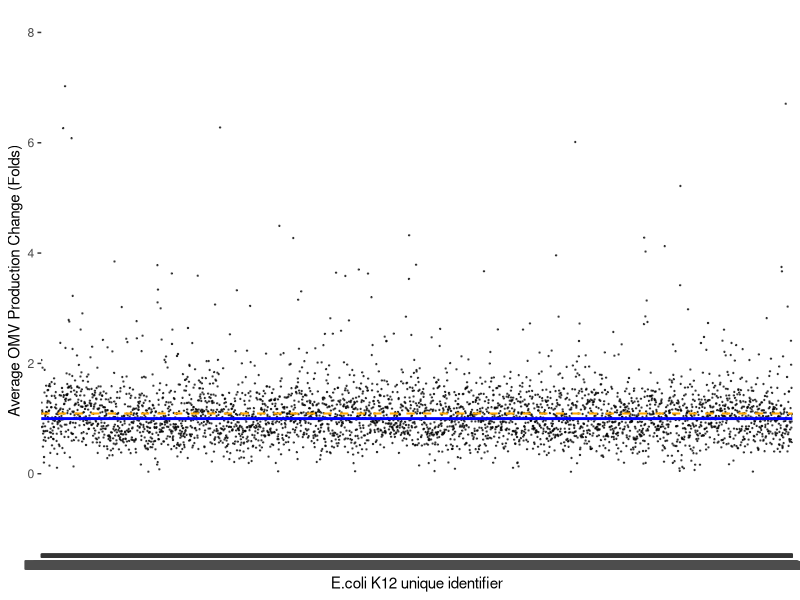
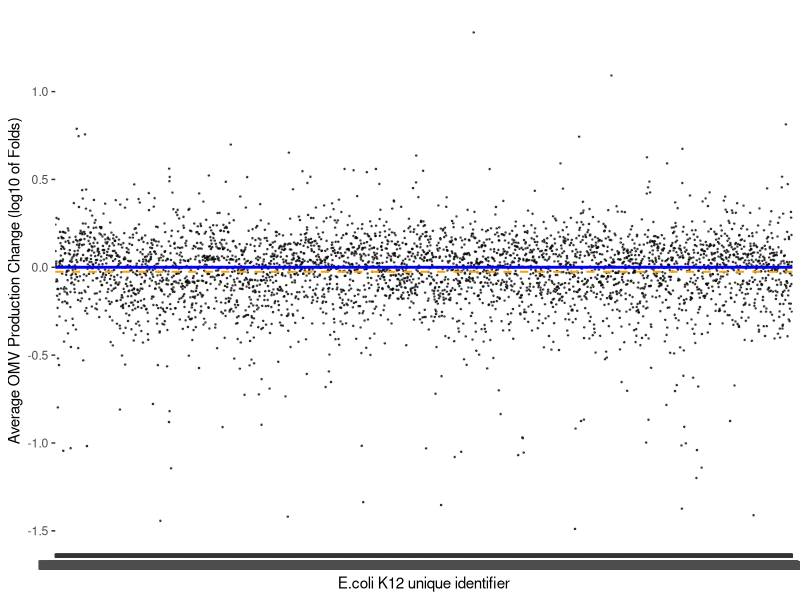
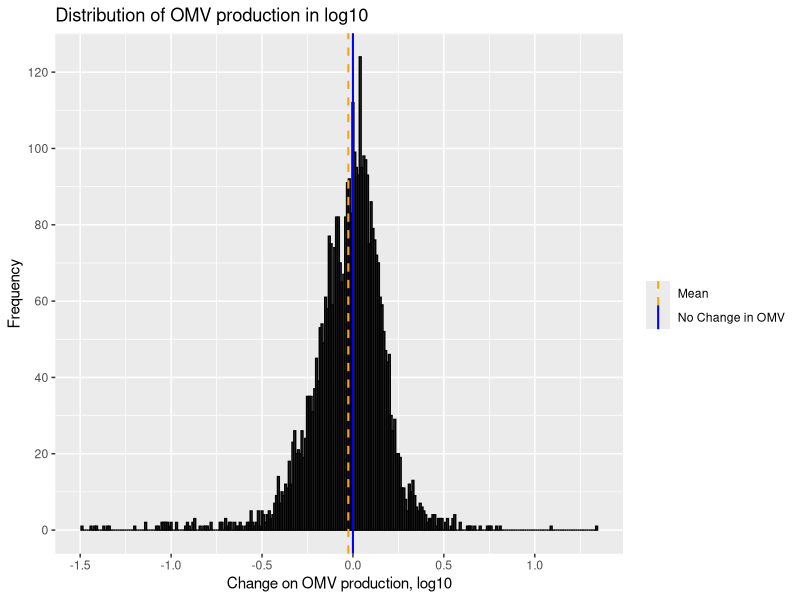

Write the R code that produced these figures, in order.
## ---- chunk 1
knitr::opts_chunk$set(echo = TRUE)
## ---- chunk 2
library(tidyverse)
## ---- chunk 3
vesiculation<- read_csv("../Data/vesiculation.csv")
## ---- chunk 4
summarize(vesiculation, 
          averageLogOMV=mean(average.log.OMV), 
          minimumLogOMV=min(average.log.OMV),
          maximumLogOMV=max(average.log.OMV),
          medianLogOMV=median(average.log.OMV),
          stdevLogOMV=sd(average.log.OMV),
          
          averageAntilogOMV=mean(average.antilog.omv),
          minimumAntilogOMV=min(average.antilog.omv),
          maximumAntilogOMV=max(average.antilog.omv),
          medianAntilogOMV=median(average.antilog.omv),
          
          averageSTDEVAntilog=mean(stdev.antilog))
## ---- chunk 5
ggplot(data=vesiculation) +
  aes(x=bID) + 
  labs(x= "E.coli K12 unique identifier") +
  aes(y=average.antilog.omv) +
  ylim(-1,8)+
  labs(y="Average OMV Production Change (Folds)")+
  geom_point(size=0.20,alpha=0.6)+
  geom_hline(yintercept=1, color="blue", linetype="solid", size=1)+
  geom_hline(yintercept=1.091811, color="orange",linetype="dashed", size=0.7)
  labs(title = "Average impact on OMV production (Antilogged, Linear)")
## ---- chunk 6
ggplot(data=vesiculation) +
  aes(x=bID) + 
  labs(x= "E.coli K12 unique identifier") +
  aes(y=average.log.OMV) +
  labs(y="Average OMV Production Change (log10 of Folds)")+
  geom_point(size=0.25, alpha=0.6)+
  geom_hline(yintercept=0, color="blue", linetype="solid", size=1)+
  geom_hline(yintercept=-0.02552768, color="orange",linetype="dashed", size=0.7)
  labs(title = "Average impact on OMV production (Log10)")
## ---- chunk 7
ggplot(data=vesiculation) +
  aes(x=average.log.OMV) +
  labs(x="Change on OMV production, log10") +
  aes(y=..count..) +
  labs(y="Frequency") +
  scale_y_continuous(breaks = seq(0, 140, by = 20))+
  geom_histogram(color="black",binwidth=0.01) +
  geom_vline(aes(xintercept=0, color="No Change in OMV"), size=0.7, linetype="solid") +
  geom_vline(aes(xintercept=mean(vesiculation$average.log.OMV), color="Mean"), size=0.7, linetype="dashed") +
  scale_color_manual(values=c("No Change in OMV"="blue", "Mean"="orange")) +
  labs(title="Distribution of OMV production in log10", color="") 

